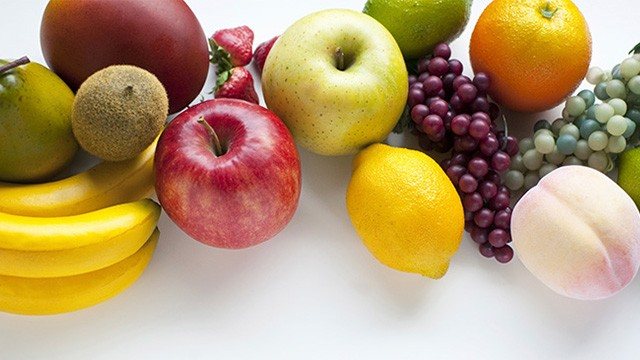
#> input picture openai/ai_server/fruit.jpg, 640 x 360 px
$ python image_text.py
#> lines starting #> are read from the running program, lines starting #| are printed output that depends on the picture; after the words box and inside, x2 and y2 are one past the last pixel; in counts of white or black regions, pixels touching at a corner belong together
# 이미지 + 텍스트
# 예 : 이미지에서 사과가 몇개 있어?
# 결과 : 사과 7개 있어요 => 사과가 어디에 있는지 네모칸치기
from google import genai
from google.genai import types
import os
import re
import json
import cv2

GOOGLE_API_KEY = 'AIzaSyC3_DMp9sOHrw2DHF_NqG91jV46yiRhNGc'
GOOGLE_MODEL_NAME = "gemini-2.5-flash-lite"

client = genai.Client(api_key=GOOGLE_API_KEY)
# 이미지에서 사용자 질문에 맞는 결과를 반환
# 사과가 어디에 있는지(위치)
def get_ai_vision_result(image_path, user_prompt):

	with open(image_path, "rb") as f:
		image_bytes = f.read()
	output_type = '[{"box_2d": [ ymin, xmin, ymax, xmax], "label" : "apple"}]'
	prompt = f"""
	질문 : {user_prompt}
	이미지에서 해당 객체를 모두 찾아주세요.
	출력 형식은 반드시 {output_type}처럼 json 리스트 형태로만 나열하세요.
	객체명은 영문으로 해주세요.
	예 : {output_type}
	"""

	response = client.models.generate_content(
    model= GOOGLE_MODEL_NAME,
    contents=[
			types.Part.from_text(text=prompt),
			types.Part.from_bytes(data=image_bytes, mime_type='image/jpeg')
		]
	)
	return response.text
# 이미지 원본에 찾은 객체를 네모박스 쳐서 결과를 반환
def save_dection_result(image_path, ai_response, output_finlename=""):
#> called with image_path = 'fruit.jpg', output_finlename = ''
	if not output_finlename:
		# 경로 제외하고 파일명만 가져옴
		base_name = os.path.basename(image_path)
		file_name, ext = os.path.splitext(base_name)
		output_finlename = file_name + "_result" + ext

	# image_path에서 이미지 로드
	img = cv2.imread(image_path)
#> img is the input picture: shape (360, 640, 3); mean B, G, R 112.4, 153.3, 181

	height, width, _ = img.shape
#> height = 360; width = 640

	if img is None:
		raise Exception("원본 이미지 파일을 찾을 수 없습니다.")

	try:
		# ai_response에서 JSON 추출
		json_match = re.search(r'\[.*\]',ai_response,re.DOTALL)
		if not json_match :
			return 0, _
		json_str = json_match.group()
		detections = json.loads(json_str)
		res_count = {}
		# 찾은 객체들을 그림
		for item in detections:
			# 위에서 box_2d로 설정함.
			ymin, xmin, ymax, xmax = item['box_2d']
			label = item['label']
			if res_count.get(label):
				res_count[label] += 1
			else:
				res_count[label] = 1

			# 좌표 변환.
			# 제미나이 ai는 이미지 해상도와 관계없이
			# 이미지 전체 크기를 1000x1000규격의 가상 좌표계로 변환하여 결과를 반환
			left = int(xmin * width / 1000)
			top = int(ymin * height / 1000)
			right = int(xmax * width / 1000)
			bottom = int(ymax * height / 1000)
			# cv2는 rgb가 아니라 bgr
			cv2.rectangle(img, (left, top), (right, bottom), (0, 255, 0), 2)
			cv2.putText(img, label, (left, top-10),
				cv2.FONT_HERSHEY_SIMPLEX, 1.0,
				(255, 0, 0), 2)
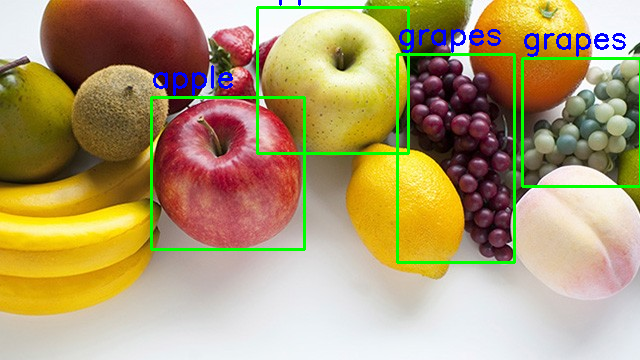
#> img: shape (360, 640, 3); 3.92% of pixels changed, all inside (x1, y1, x2, y2) = (150, 0, 640, 264)
#> after the loop, res_count = {'apple': 2, 'grapes': 2}

		print(res_count)
#| {'apple': 2, 'grapes': 2}
		success = cv2.imwrite(output_finlename, img)
		if success:
			print("성공!")
			return res_count, _
		else :
			print("실패")
			return res_count, _

	except Exception as e:
		print(f"예외 발생 : {e}")


input_image_path = 'fruit.jpg'
prompt = '사과와 포도가 어디에 있어?'
# result = get_ai_vision_result(input_image_path, prompt)
result = """
[
  {"box_2d": [22, 402, 427, 638], "label": "apple"},
  {"box_2d": [272, 236, 694, 475], "label": "apple"},
  {"box_2d": [150, 621, 728, 804], "label": "grapes"},
  {"box_2d": [163, 816, 519, 1000], "label": "grapes"}
]
"""


res_count, img_bytes = save_dection_result(input_image_path, result)
#> res_count = {'apple': 2, 'grapes': 2}; img_bytes = 3

for label in res_count.keys():
	print(f"{label} : {res_count[label]}개")
#> this loop made 2 passes
#> label on passes 1 to 2: 'apple', 'grapes'
#| apple : 2개
#| grapes : 2개

$ run again, with openai/ai_server/apple.jpg copied over openai/ai_server/fruit.jpg
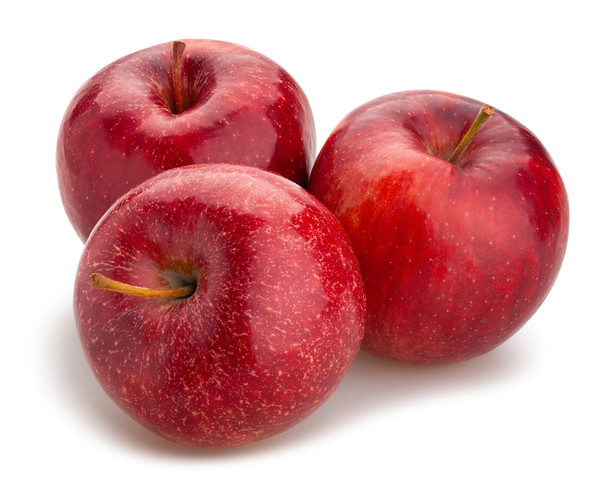
#> input picture openai/ai_server/apple.jpg, 600 x 499 px
#> in save_dection_result, img is the input picture: shape (499, 600, 3); mean B, G, R 155.4, 152.6, 211.5
#> after the loop in save_dection_result, `for item in detections:`:
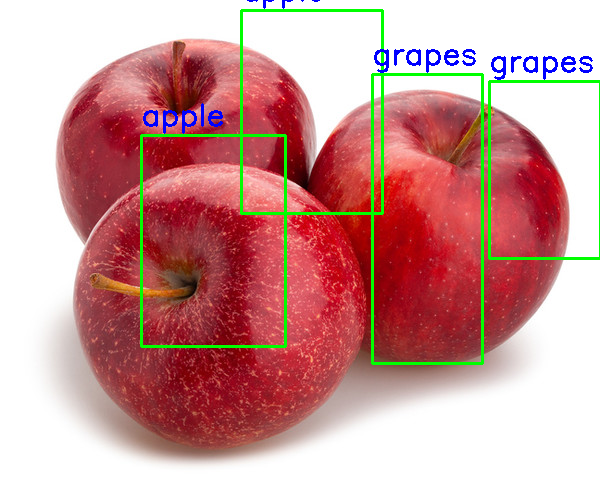
#> img: shape (499, 600, 3); 3.43% of pixels changed, all inside (x1, y1, x2, y2) = (140, 0, 600, 365)
#> after the loop in save_dection_result, `for item in detections:`: res_count = {'apple': 2, 'grapes': 2}
#| {'apple': 2, 'grapes': 2}
#> `res_count, img_bytes = save_dection_result(input_image_path, result)`: img_bytes = 3
#> the loop `for label in res_count.keys():` made 2 passes
#> label on passes 1 to 2: 'apple', 'grapes'
#> (printed output is left out)
